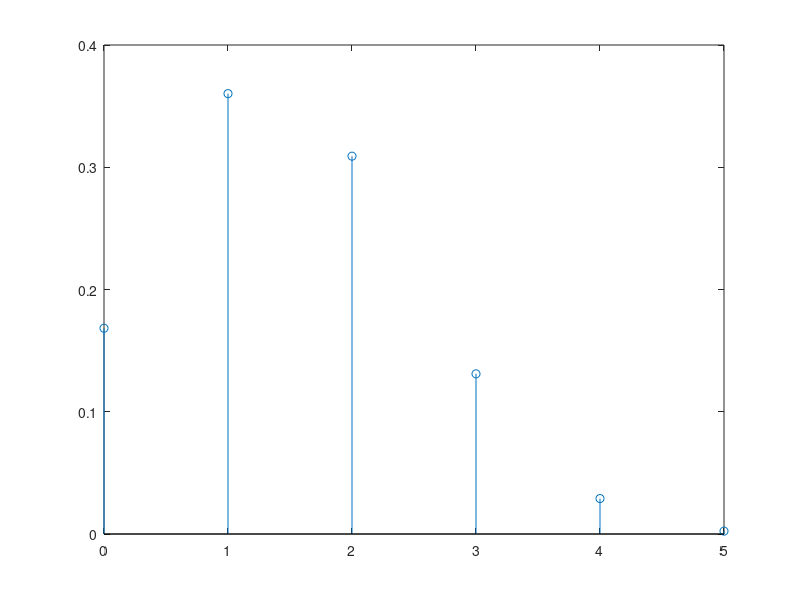

The MATLAB script that drew this image:
clear;
clc;
close all;

%% a)
N = 1e5;
probDefeito = 0.3;
matriz = rand(5, N) < probDefeito;
probs = zeros(0, 6);
for i = 1:6
    probs(i) = sum(sum(matriz) == i-1)/N
end

figure;
n = 0:5;
stem(n, probs);